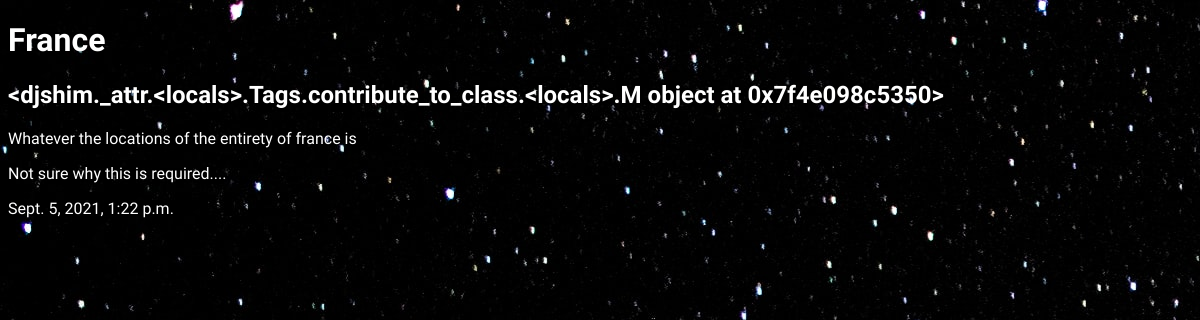
The page /pins/france-recs/ on the database its author committed.
### pins/models.py (models this page shows, shortened)
class Pins(models.Model):
    name = models.CharField(max_length=100, blank=False)
    slug = models.SlugField()
    tags = TaggableManager()
    pin = models.TextField()
    notes = models.TextField()
    date_created = models.DateTimeField(auto_now_add=True)
    class Meta:
        verbose_name_plural = "Pins"

### pins/views.py (the view)
# urls.py: path('<slug:slug>/', views.pin_detail, name='pin_detail')
def pin_detail(request, slug):
    pin = Pins.objects.get(slug=slug)
    return render(request, 'pins/pin_detail.html', { 'pin':pin })

### pins/templates/pins/pin_detail.html (shortened to what this page needs)
{% extends 'pins/base.html' %}
{% block content %}
<div class="pin-detail">
    <div class="pin">
    <h1>{{ pin.name }}</h1>
    <h2>{{ pin.tags }}</h2>
    <p>{{ pin.pin }}</p>
    <p>{{ pin.notes }}</p>
    <p>{{ pin.date_created }}</p>
    </div>
</div>
{% endblock content %}

### pins/static/pins/index.css (style rules this page uses)
body { background: rgb(175, 175, 226); background-image: url(/static/stars.jpg); background-repeat: no-repeat; color: #fff; font-family: ubuntu; }

### rows shown on the page
Pins: name "France", tags "<djshim._attr.<locals>.Tags.contribute_to_class.<locals>.M object at 0x7f4e098c5350>", pin "Whatever the locations of the entirety of france is", notes "Not sure why this is required....", date_created "Sept. 5, 2021, 1:22 p.m."
